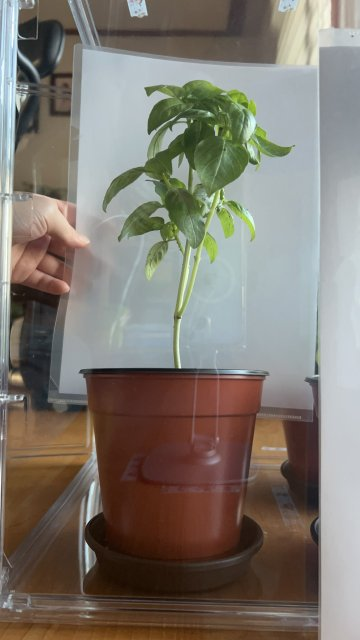
#> input picture jaram/tests/fixtures/basil_side.jpg, 360 x 640 px
$ python -i vision.py   (imports and definitions only)   (older library calls are emulated)
#> lines starting #> are read from the running program, lines starting #| are printed output that depends on the picture; after the words box and inside, x2 and y2 are one past the last pixel; in counts of white or black regions, pixels touching at a corner belong together
"""컴퓨터 비전으로 식물 사진에서 생육 지표를 뽑아내는 모듈.

계획서 3-나-2) 의 순서를 그대로 따릅니다.
  1. 사진 불러오기 (휴대폰 사진의 회전 정보 반영)
  2. 크기 맞추기 + 조명 색 보정(흰 배경판이 회색이 되도록) + 노이즈 제거 (전처리)
  3. RGB(BGR) -> HSV 변환 후 초록색 범위로 Thresholding
     + Lab 색공간의 초록 정도(a*)로 흙·그림자·화분처럼 거의 무채색인 픽셀을 빼고,
       확실한 초록에 '이어진' 가는 줄기·연한 잎·노랗게 변한 잎은 되살립니다 (히스테리시스).
  4. Morphological Operation (Opening -> Closing)
  5. Contour 검출 후 식물 영역 선택 (실제로 가까운 잎 조각만 합쳐 옆 화분이 섞이지 않게)
  6. 경계 상자로 높이·폭, 픽셀 수로 투영 면적, 잎 안쪽 픽셀로 잎 색(Lab 색상각·노란 비율) 계산
  7. 기준물(자)로 픽셀 -> cm 환산 (환산은 저장된 보정값으로 growth.py 에서 수행)
"""

from dataclasses import dataclass, field
from io import BytesIO

import cv2
import numpy as np
from PIL import Image, ImageOps

# 모든 사진을 긴 변 기준 이 크기로 맞춥니다.
# 같은 위치에서 찍으면 사진마다 '1픽셀 = 같은 실제 길이'가 되도록 하기 위함입니다.
TARGET_LONG_SIDE = 1280

# Lab a* (빨강 + / 초록 −). 이보다 초록 쪽이어야 식물로 봅니다. 흙·그림자·화분·나무 바닥은 0 근처 또는 +.
GREEN_A_MAX = -6
# 식물 바로 옆에서만 되살리는 연한 잎·줄기: 조금이라도 초록(a* ≤ -2)이고 밝은 픽셀
PALE_A_MAX = -2
PALE_V_MIN = 150
PALE_S_MIN = 12
# 떨어져 보이는 잎 조각을 같은 식물로 합치는 거리: 중심 덩어리 크기(긴 변)의 이 비율 안
MERGE_GAP = 0.08
# 가는 줄기: 초록이 조금 약해도(a* ≤ -3) 채도가 충분하면, 확실한 초록에 이어진 경우만 식물로 (옆에서 찍은 사진)
#   예전에는 a* -5 정도인 아래쪽 줄기가 빠져서 바질 키가 사진마다 30%까지 오르내렸어요.
STEM_A_MAX = -3
STEM_S_MIN = 45
STEM_GROW_STEPS = 200  # 긴 변 1280px 기준 약 15% — 잎 아래에서 흙까지 이어진 줄기 길이 (1단계 = 1px)
# 노랗게 변한 잎: 초록 잎에 이어진 '진한 노랑'만 (Lab 색상각 78~105°, 채도 38 이상, 밝기 45 이상)
#   밝은 나무 바닥도 색상각이 90° 근처라서 채도(바닥 ≈ 23~35)로 구분해요.
YELLOW_HUE = (78, 105)
YELLOW_C_MIN = 38
YELLOW_L_MIN = 45
YELLOW_GROW_STEPS = 80  # 노란 잎 한 장 길이만큼 (줄이면 잎 끝까지 못 따라가요)
# 잎 색 지표: Lab 색상각이 이보다 낮은 잎 픽셀을 '노란 쪽'으로 셉니다 (건강한 잎 ≈ 107~125°)
LEAF_YELLOW_HUE = 98


class PlantNotFoundError(ValueError):
    """사진에서 식물(초록색 영역)을 찾지 못했을 때."""


@dataclass
class AnalysisResult:
    height_px: int
    width_px: int
    area_px: int
    bbox: tuple  # (x, y, w, h)
    hue: float
    sat: float
    val: float
    img_w: int
    img_h: int
    image: np.ndarray = field(repr=False)
    mask: np.ndarray = field(repr=False)
    overlay: np.ndarray = field(repr=False)
    warnings: list = field(default_factory=list)
    color: dict = field(default_factory=dict)

    # [26 lines left out: functions metrics, load_image, not called in this run]


def normalize_size(image: np.ndarray, long_side: int = TARGET_LONG_SIDE) -> np.ndarray:
    h, w = image.shape[:2]
    scale = long_side / max(h, w)
    if abs(scale - 1) < 1e-3:
        return image
    interp = cv2.INTER_AREA if scale < 1 else cv2.INTER_CUBIC
    return cv2.resize(image, (round(w * scale), round(h * scale)), interpolation=interp)


def _ellipse(k):
    return cv2.getStructuringElement(cv2.MORPH_ELLIPSE, (k, k))


def _grow(seed: np.ndarray, allowed: np.ndarray, steps: int) -> np.ndarray:
    """seed 에서 시작해 allowed 픽셀을 따라 한 번에 1px 씩 최대 steps 번 넓혀요 (이어진 부분만)."""
    grown = seed
    k3 = _ellipse(3)
    reach = cv2.bitwise_or(allowed, seed)
    for _ in range(steps):
        nxt = cv2.bitwise_and(cv2.dilate(grown, k3), reach)
        if cv2.countNonZero(cv2.bitwise_xor(nxt, grown)) == 0:
            break
        grown = nxt
    return grown


def lab_planes(image: np.ndarray):
    """Lab 의 밝기(0~100), a*, b*, 색상각(°), 채도"""
    lab = cv2.cvtColor(image, cv2.COLOR_BGR2LAB).astype(np.float32)
    light = lab[:, :, 0] * (100 / 255)
    a = lab[:, :, 1] - 128
    b = lab[:, :, 2] - 128
    return light, a, b, np.degrees(np.arctan2(b, a)) % 360, np.hypot(a, b)


def white_balance(image: np.ndarray):
    """흰 배경판처럼 밝고 무채색에 가까운 픽셀이 회색이 되도록 색 균형을 맞춰요.

    아침 햇빛·형광등·흐린 날처럼 조명 색이 바뀌면 같은 잎도 색상 값이 크게 달라져요
    (실제 사진: 푸르게 찍힌 날 Hue 가 20 넘게 올라감). 돌려주는 값: (보정한 사진, 보정 가능 여부)
    """
    lab = cv2.cvtColor(image, cv2.COLOR_BGR2LAB)
    light = lab[:, :, 0]
    a = lab[:, :, 1].astype(np.int16) - 128
    b = lab[:, :, 2].astype(np.int16) - 128
    unclipped = image.max(axis=2) < 250
    enough = image.shape[0] * image.shape[1] * 0.01
    neutral = unclipped & (a * a + b * b < 22 * 22)
    if np.count_nonzero(neutral) < enough:  # 조명 색이 진하면 흰 배경도 색이 꽤 들어가 보여요
        neutral = unclipped & (a * a + b * b < 40 * 40) & (light >= 150)
    if np.count_nonzero(neutral) < enough:
        return image, False  # 흰 배경이 거의 없으면 보정하지 않아요
    ref_mask = neutral & (light >= np.percentile(light[neutral], 90))
    ref = image[ref_mask].reshape(-1, 3).astype(np.float64).mean(axis=0)
    gains = np.clip(ref.mean() / np.maximum(ref, 1), 0.7, 1.4)
    return np.clip(image.astype(np.float32) * gains, 0, 255).astype(np.uint8), True


def leaf_color(balanced: np.ndarray, plant_mask: np.ndarray, bbox, balanced_ok=True) -> dict:
    """잎 색 지표 (조명 색을 맞춘 사진, 잎 가장자리의 배경과 섞인 픽셀은 빼고).

    hue: Lab 색상각 중앙값(°) — 초록 ≈ 120°, 노랑 ≈ 90°, 낮아질수록 노란 쪽
    chroma: 색의 진하기 중앙값, light: 밝기 중앙값(0~100)
    yellow: 노란 쪽(색상각 < 98°) 잎 픽셀 비율(%), yellow_low: 그중 식물 아래쪽 절반에 있는 비율(%)
    rgb: 대표 색 (화면 표시용, 밝기는 맞추고 색만), wb: 조명 색 보정을 했는지
    """
    inner = cv2.erode(plant_mask, _ellipse(5))
    if cv2.countNonZero(inner) < 300:
        inner = plant_mask
    sel = inner > 0
    if not np.any(sel):
        return {}
    light, _a, _b, hue, chroma = lab_planes(balanced)
    h, c = hue[sel], chroma[sel]
    yellow = (h < LEAF_YELLOW_HUE) & (c >= 20)
    rows = np.nonzero(sel)[0]
    _x, y, _w, bh = bbox
    n_yellow = int(np.count_nonzero(yellow))
    low = float(np.count_nonzero(yellow & (rows >= y + bh / 2))) / n_yellow * 100 if n_yellow >= 50 else None
    # 대표 색: 잎 색(a*·b* 중앙값)을 같은 밝기(L 60)로 그려요. 사진마다 노출이 달라도 색 차이만 보이게.
    swatch = np.uint8([[[round(60 * 2.55), round(float(np.median(_a[sel]))) + 128, round(float(np.median(_b[sel]))) + 128]]])
    bgr = cv2.cvtColor(np.clip(swatch, 0, 255).astype(np.uint8), cv2.COLOR_LAB2BGR)[0, 0]
    return {
        "hue": round(float(np.median(h)), 1),
        "chroma": round(float(np.median(c)), 1),
        "light": round(float(np.median(light[sel])), 1),
        "yellow": round(n_yellow / len(h) * 100, 1),
        "yellow_low": round(low) if low is not None else None,
        "rgb": "#{:02x}{:02x}{:02x}".format(int(bgr[2]), int(bgr[1]), int(bgr[0])),
        "wb": bool(balanced_ok),
    }


class PlantAnalyzer:
    def __init__(self, hsv_lower=(30, 40, 35), hsv_upper=(90, 255, 255)):
        self.hsv_lower = np.array(hsv_lower, dtype=np.uint8)
        self.hsv_upper = np.array(hsv_upper, dtype=np.uint8)

    # ---- 2~4단계: 전처리 + HSV Thresholding + 형태학적 연산 ----
    def segment(self, image: np.ndarray, view: str = "side") -> np.ndarray:
        """view: 'side' 옆에서 찍은 사진(정면·3D 측면) / 'top' 위에서 찍은 사진"""
        blurred = cv2.GaussianBlur(image, (3, 3), 0)  # 5x5 는 가는 줄기 색이 배경과 섞여 빠졌어요
        hsv = cv2.cvtColor(blurred, cv2.COLOR_BGR2HSV)
        light, a_star, _b, hue_deg, chroma = lab_planes(blurred)
        hue, sat, val = hsv[:, :, 0], hsv[:, :, 1], hsv[:, :, 2]
        greenish = (hue >= 20) & (hue <= 95)
        on = lambda cond: cond.astype(np.uint8) * 255  # noqa: E731
        # 1) HSV 범위 안이면서 확실히 초록인 픽셀 (흙·그림자·화분 그늘은 a* 가 0 근처라 빠져요)
        core = on((cv2.inRange(hsv, self.hsv_lower, self.hsv_upper) > 0) & (a_star <= GREEN_A_MAX))
        mask = core
        # 2) 가는 줄기 (옆 사진): 확실한 초록에 이어진 약한 초록만. 위 사진에서는 옆 화분으로 이어져서 쓰지 않아요.
        if view == "side":
            stem = on((a_star <= STEM_A_MAX) & (sat >= STEM_S_MIN) & (val >= 35) & greenish)
            mask = _grow(core, stem, STEM_GROW_STEPS)
        # 3) 노랗게 변한 잎: 초록 잎에 이어진 진한 노랑 (빼면 노란 잎은 '면적 감소'로만 보이고 색 변화는 못 봐요)
        yellow = on((hue_deg >= YELLOW_HUE[0]) & (hue_deg <= YELLOW_HUE[1]) & (chroma >= YELLOW_C_MIN)
                    & (light >= YELLOW_L_MIN))
        mask = _grow(mask, yellow, YELLOW_GROW_STEPS)
        # 4) 연한 잎: 밝고 살짝 초록인 픽셀 중 식물 바로 옆이면서 '두께가 있는' 부분만.
        #    잎 가장자리의 배경과 섞인 1~3px 테두리까지 더하면 면적이 18% 가까이 부풀어서 빼요.
        pale = on((a_star <= PALE_A_MAX) & (val >= PALE_V_MIN) & (sat >= PALE_S_MIN) & greenish)
        pale = cv2.morphologyEx(cv2.bitwise_and(pale, cv2.dilate(core, _ellipse(15))), cv2.MORPH_OPEN, _ellipse(7))
        mask = cv2.bitwise_or(mask, pale)
        mask = cv2.morphologyEx(mask, cv2.MORPH_OPEN, _ellipse(3))  # 작은 점(잡음) 제거 — 가는 줄기는 남게 3px
        mask = cv2.morphologyEx(mask, cv2.MORPH_CLOSE, _ellipse(5))  # 잎 사이 작은 빈틈 메우기
        return mask

    # ---- 5단계: 식물 영역 고르기 ----
    @staticmethod
    def select_plant(mask: np.ndarray, prefer: str = "largest"):
        """가장 큰 초록 덩어리를 중심으로, 그 근처에 있는 잎 조각들을 함께 식물로 봅니다.

        바질처럼 잎이 떨어져 보이는 경우에도 한 식물로 묶고,
        사진 가장자리에 걸친 옆 화분의 잎은 되도록 빼기 위한 규칙입니다.
        prefer="center" 이면 큰 덩어리들 중 화면 가운데에 가장 가까운 것을 중심으로 삼습니다
        (3D 측면 사진처럼 뒤쪽에 다른 화분이 함께 찍히기 쉬운 경우).
        """
        img_h, img_w = mask.shape[:2]
        contours, _ = cv2.findContours(mask, cv2.RETR_EXTERNAL, cv2.CHAIN_APPROX_SIMPLE)
        min_piece = img_w * img_h * 0.0005
        pieces = [c for c in contours if cv2.contourArea(c) >= min_piece]
        if not pieces:
            return [], None
        pieces.sort(key=cv2.contourArea, reverse=True)
        main = pieces[0]
        if prefer == "center":
            # 너무 작은 조각은 빼고, 좌우 가장자리에 걸친 덩어리(옆 화분)는 다른 후보가 있으면 뺍니다.
            # 어린 식물은 뒤쪽 화분보다 작을 수 있어 크기 기준은 가장 큰 덩어리의 10%로 느슨하게 둡니다.
            big = [c for c in pieces if cv2.contourArea(c) >= 0.1 * cv2.contourArea(pieces[0])]

            def at_edge(c):
                x, y, w, h = cv2.boundingRect(c)
                return x <= 1 or x + w >= img_w - 1

            inner = [c for c in big if not at_edge(c)]

            def center_dist(c):
                x, y, w, h = cv2.boundingRect(c)
                return abs(x + w / 2 - img_w / 2)

            main = min(inner or big, key=center_dist)
            pieces = [main] + [c for c in pieces if c is not main]
        if cv2.contourArea(main) < img_w * img_h * 0.003:
            return [], None

        # 떨어져 보이는 잎 조각: 지금까지 고른 식물과 '실제 틈'이 가까운 조각만 합쳐요.
        # (예전에는 경계 상자를 25% 넓혀 겹치면 합쳐서, 위에서 찍은 사진의 옆 화분 잎까지 묶였어요)
        _, _, mw, mh = cv2.boundingRect(main)
        gap = max(6.0, MERGE_GAP * max(mw, mh))
        selected = [main]
        chosen = np.zeros(mask.shape[:2], np.uint8)
        cv2.drawContours(chosen, [main], -1, 255, thickness=cv2.FILLED)
        rest = pieces[1:]

        def edges(c):
            """조각이 닿은 사진 가장자리 (왼·위·오른·아래)"""
            x, y, w, h = cv2.boundingRect(c)
            return {k for k, hit in (("l", x <= 1), ("t", y <= 1), ("r", x + w >= img_w - 1), ("b", y + h >= img_h - 1)) if hit}

        touched = edges(main)
        changed = True
        while changed and rest:
            changed = False
            # 고른 영역에서 각 픽셀까지의 거리
            dist = cv2.distanceTransform(cv2.bitwise_not(chosen), cv2.DIST_L2, 3)
            keep = []
            for c in rest:
                pts = c.reshape(-1, 2)
                # 식물이 닿지 않은 사진 가장자리에 걸친 조각은 옆 화분 잎이에요 (위에서 찍은 사진에 흔함)
                if edges(c) - touched:
                    keep.append(c)
                    continue
                if float(dist[pts[:, 1], pts[:, 0]].min()) <= gap:
                    selected.append(c)
                    cv2.drawContours(chosen, [c], -1, 255, thickness=cv2.FILLED)
                    changed = True
                else:
                    keep.append(c)
            rest = keep
        x0 = min(cv2.boundingRect(c)[0] for c in selected)
        y0 = min(cv2.boundingRect(c)[1] for c in selected)
        x1 = max(cv2.boundingRect(c)[0] + cv2.boundingRect(c)[2] for c in selected)
        y1 = max(cv2.boundingRect(c)[1] + cv2.boundingRect(c)[3] for c in selected)
        return selected, (int(x0), int(y0), int(x1 - x0), int(y1 - y0))

    def analyze(self, image: np.ndarray, roi=None, prefer: str = "largest", view: str = "side") -> AnalysisResult:
        """roi: 분석 영역 [x0, y0, x1, y1] (사진 크기에 대한 0~1 비율). 영역 밖 초록색은 무시합니다.
        view: 'side' 옆에서 찍은 사진(정면 사진·3D 측면) / 'top' 위에서 찍은 사진(3D 위)"""
        image = normalize_size(image)
        img_h, img_w = image.shape[:2]
        balanced, balanced_ok = white_balance(image)
        raw_mask = self.segment(balanced, view)
        roi_px = roi_to_pixels(roi, img_w, img_h)
        if roi_px:
            x0, y0, x1, y1 = roi_px
            limited = np.zeros_like(raw_mask)
            limited[y0:y1, x0:x1] = raw_mask[y0:y1, x0:x1]
            raw_mask = limited
        selected, bbox = self.select_plant(raw_mask, prefer=prefer)
        if not selected:
            raise PlantNotFoundError(
                ("분석 영역 안에서 식물을 찾지 못했어요. 영역을 넓히거나 " if roi_px else "사진에서 식물을 찾지 못했어요. ")
                + "식물이 잘 보이도록 밝은 곳에서 다시 찍거나, 설정에서 색상(HSV) 범위를 조정해 주세요."
            )

        # 선택한 윤곽선 내부 중 실제로 초록색인 픽셀만 식물로 셉니다 (잎 사이 구멍 제외).
        region = np.zeros_like(raw_mask)
        cv2.drawContours(region, selected, -1, 255, thickness=cv2.FILLED)
        plant_mask = cv2.bitwise_and(raw_mask, region)

        # ---- 6단계: 생육 지표 ----
        x, y, w, h = bbox
        area_px = int(cv2.countNonZero(plant_mask))
        mean_h, mean_s, mean_v, _ = cv2.mean(cv2.cvtColor(balanced, cv2.COLOR_BGR2HSV), mask=plant_mask)
        color = leaf_color(balanced, plant_mask, bbox, balanced_ok)

        hsv = cv2.cvtColor(image, cv2.COLOR_BGR2HSV)
        warnings = self.quality_warnings(image, hsv, bbox, area_px, roi_px)
        _l, _a, _b, hue_deg, chroma = lab_planes(balanced)
        yellow_mask = (plant_mask > 0) & (hue_deg < LEAF_YELLOW_HUE) & (chroma >= 20)
        overlay = self.draw_overlay(image, plant_mask, selected, bbox, roi_px, yellow_mask)
        return AnalysisResult(
            height_px=int(h),
            width_px=int(w),
            area_px=area_px,
            bbox=(int(x), int(y), int(w), int(h)),
            hue=float(mean_h),
            sat=float(mean_s),
            val=float(mean_v),
            img_w=int(img_w),
            img_h=int(img_h),
            image=image,
            mask=plant_mask,
            overlay=overlay,
            warnings=warnings,
            color=color,
        )

    @staticmethod
    def quality_warnings(image, hsv, bbox, area_px, roi_px=None):
        """계획서 '모. 영상 분석에서 발생할 수 있는 오차'를 줄이기 위한 촬영 상태 점검."""
        img_h, img_w = image.shape[:2]
        x, y, w, h = bbox
        warnings = []
        edge = 3
        bx0, by0, bx1, by1 = roi_px or (0, 0, img_w, img_h)
        if x <= bx0 + edge or y <= by0 + edge or x + w >= bx1 - edge or y + h >= by1 - edge:
            warnings.append("식물이 분석 영역 가장자리에 닿아 있어요. 영역을 넓혀 주세요." if roi_px
                            else "식물이 사진 가장자리에 닿아 있어요. 식물 전체가 나오게 찍으면 더 정확해요.")
        if float(np.mean(hsv[:, :, 2])) < 70:
            warnings.append("사진이 어두워요. 조명을 켜거나 밝은 곳에서 찍어 주세요.")
        gray = cv2.cvtColor(image, cv2.COLOR_BGR2GRAY)
        if cv2.Laplacian(gray, cv2.CV_64F).var() < 30:
            warnings.append("사진이 흐릿해요. 초점을 맞추고 흔들리지 않게 찍어 주세요.")
        if area_px > img_w * img_h * 0.6:
            warnings.append("초록색 영역이 너무 넓어요. 배경에 초록색 물건이 있는지 확인해 주세요.")
        return warnings

    @staticmethod
    def draw_overlay(image, plant_mask, contours, bbox, roi_px=None, yellow_mask=None):
        """분석 결과 이미지: 배경은 어둡게, 식물 영역은 초록(노란 쪽 잎은 주황)으로 강조, 높이·폭 상자 표시."""
        dim = (image * 0.45).astype(np.uint8)
        tint = np.full_like(image, (90, 200, 60))  # BGR 초록
        plant = cv2.addWeighted(image, 0.55, tint, 0.45, 0)
        out = np.where(plant_mask[..., None] > 0, plant, dim)
        if yellow_mask is not None and yellow_mask.any():
            warm = cv2.addWeighted(image, 0.5, np.full_like(image, (30, 170, 250)), 0.5, 0)  # BGR 주황
            out = np.where(yellow_mask[..., None], warm, out)
        cv2.drawContours(out, contours, -1, (255, 255, 255), 2, lineType=cv2.LINE_AA)
        x, y, w, h = bbox
        cv2.rectangle(out, (x, y), (x + w, y + h), (255, 255, 255), 1, lineType=cv2.LINE_AA)
        if roi_px:
            # 분석 영역: 노란 점선 테두리
            x0, y0, x1, y1 = roi_px
            for (ax, ay, bx, by) in ((x0, y0, x1, y0), (x1, y0, x1, y1), (x1, y1, x0, y1), (x0, y1, x0, y0)):
                length = max(abs(bx - ax), abs(by - ay))
                for t in range(0, int(length), 18):
                    s0, s1 = t / max(1, length), min(1, (t + 10) / max(1, length))
                    p0 = (int(ax + (bx - ax) * s0), int(ay + (by - ay) * s0))
                    p1 = (int(ax + (bx - ax) * s1), int(ay + (by - ay) * s1))
                    cv2.line(out, p0, p1, (60, 210, 250), 2, lineType=cv2.LINE_AA)
        return out


def roi_to_pixels(roi, img_w, img_h):
    """[x0, y0, x1, y1] (0~1 비율) → 정수 픽셀 좌표. 없거나 너무 작으면 None."""
    if not roi:
        return None
    x0, y0, x1, y1 = [min(1.0, max(0.0, float(v))) for v in roi]
    px = (int(x0 * img_w), int(y0 * img_h), int(round(x1 * img_w)), int(round(y1 * img_h)))
    if px[2] - px[0] < 20 or px[3] - px[1] < 20:
        return None
    return px


# [12 lines left out: functions encode_jpeg, encode_png, not called in this run]

>>> import cv2
>>> picture = cv2.imread('tests/fixtures/basil_side.jpg')
#> picture is the input picture: shape (640, 360, 3); mean B, G, R 111.8, 120.8, 127.3
>>> result = PlantAnalyzer().analyze(picture)
#> in white_balance, `a = lab[:, :, 1].astype(np.int16) - 128`:
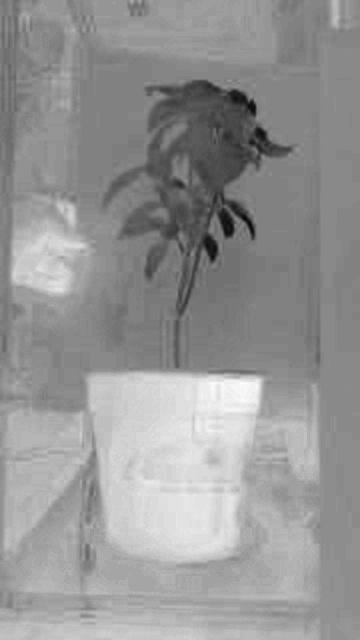
#> a: shape (1280, 720) int16 (shown at 1/2 size); min -35, max 28, mean 2; drawn with min black and max white
#> in white_balance, `b = lab[:, :, 2].astype(np.int16) - 128`:
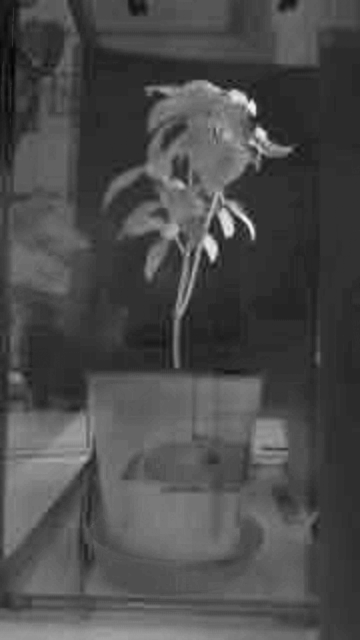
#> b: shape (1280, 720) int16 (shown at 1/2 size); min -18, max 65, mean 6.7; drawn with min black and max white
#> in white_balance, `unclipped = image.max(axis=2) < 250`:
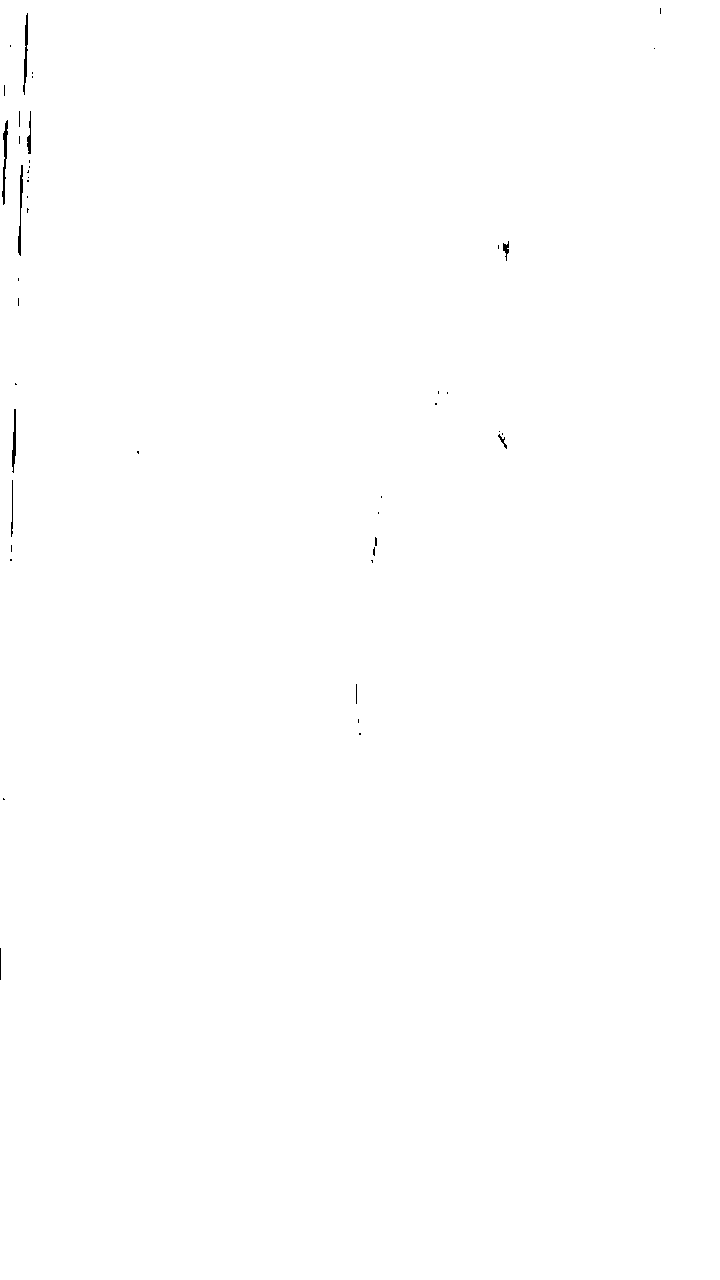
#> unclipped: shape (1280, 720) bool; 99.9% white; black in thin lines or dots, all inside (x1, y1, x2, y2) = (0, 8, 661, 980)
#> in white_balance, `neutral = unclipped & (a * a + b * b < 22 * 22)`:
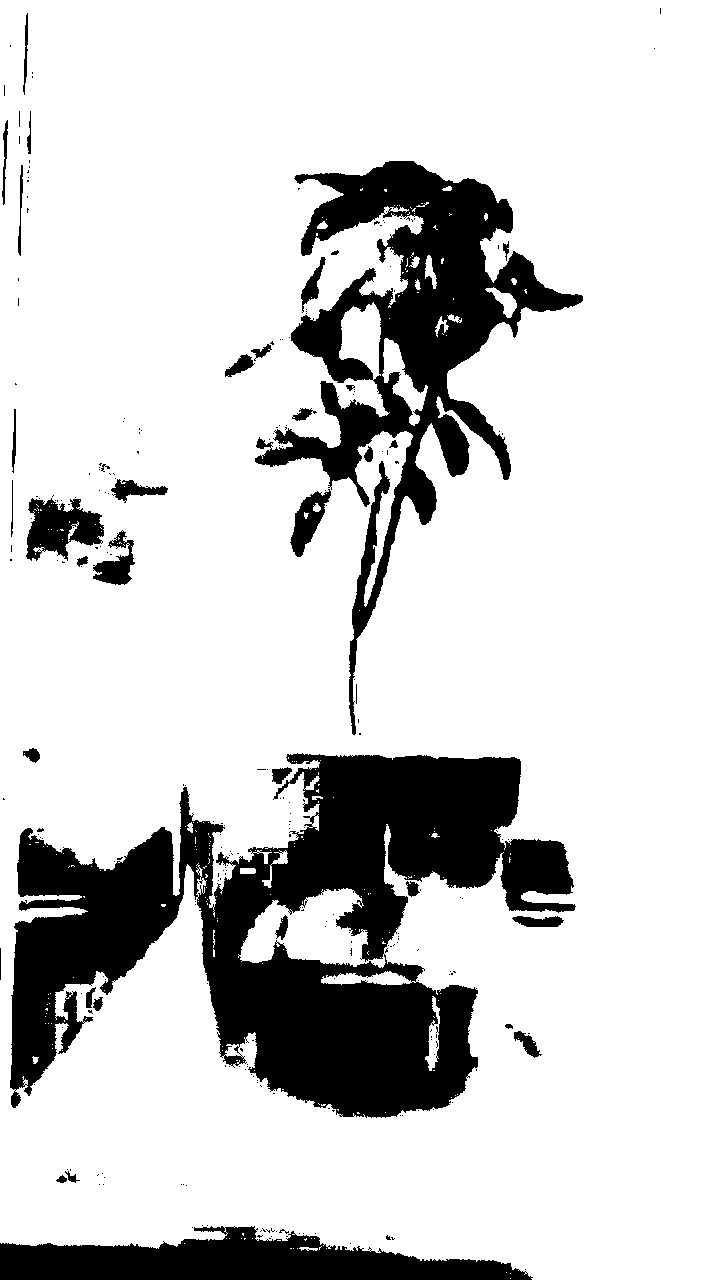
#> neutral: shape (1280, 720) bool; 81.5% white; 270 black regions (232 under 20 px), largest, box (x1, y1, x2, y2) and area: (10, 753, 576, 1118) 97843, (255, 161, 583, 735) 44790, (0, 1226, 533, 1280) 17284
#> in white_balance, `ref = image[ref_mask].reshape(-1, 3).astype(np.float64).mean(axis=0)`: ref = [207.7, 207.8, 201.1]
#> (the rest of the program and of its run is left out)
